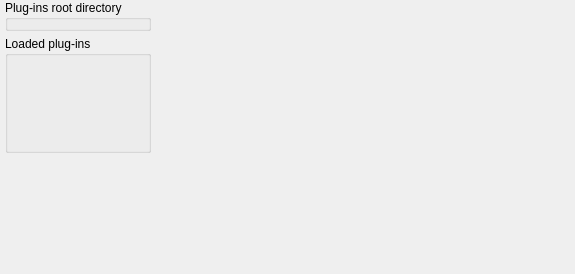
<?xml version="1.0" encoding="UTF-8"?>
<ui version="4.0">
 <class>PluginsConfigWidget</class>
 <widget class="QWidget" name="PluginsConfigWidget">
  <property name="geometry">
   <rect>
    <x>0</x>
    <y>0</y>
    <width>575</width>
    <height>272</height>
   </rect>
  </property>
  <property name="windowTitle">
   <string>Form</string>
  </property>
  <layout class="QGridLayout" name="gridLayout">
   <property name="leftMargin">
    <number>5</number>
   </property>
   <property name="topMargin">
    <number>0</number>
   </property>
   <property name="rightMargin">
    <number>5</number>
   </property>
   <property name="bottomMargin">
    <number>5</number>
   </property>
   <property name="spacing">
    <number>5</number>
   </property>
   <item row="0" column="0">
    <widget class="QGroupBox" name="plugins_root_gb">
     <property name="title">
      <string>Plug-ins root directory</string>
     </property>
    </widget>
   </item>
   <item row="1" column="0">
    <widget class="QGroupBox" name="loaded_plugins_gb">
     <property name="sizePolicy">
      <sizepolicy hsizetype="Preferred" vsizetype="Expanding">
       <horstretch>0</horstretch>
       <verstretch>0</verstretch>
      </sizepolicy>
     </property>
     <property name="title">
      <string>Loaded plug-ins</string>
     </property>
    </widget>
   </item>
   <item row="2" column="0">
    <spacer name="verticalSpacer">
     <property name="orientation">
      <enum>Qt::Orientation::Vertical</enum>
     </property>
     <property name="sizeHint" stdset="0">
      <size>
       <width>20</width>
       <height>40</height>
      </size>
     </property>
    </spacer>
   </item>
   <item row="0" column="1" rowspan="3">
    <spacer name="horizontalSpacer">
     <property name="orientation">
      <enum>Qt::Orientation::Horizontal</enum>
     </property>
     <property name="sizeHint" stdset="0">
      <size>
       <width>400</width>
       <height>269</height>
      </size>
     </property>
    </spacer>
   </item>
  </layout>
 </widget>
 <resources/>
 <connections/>
</ui>
